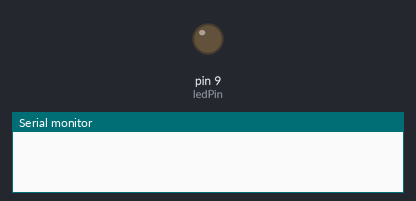
A sketch run on a simulated Arduino Uno, built with avr-gcc and run on an emulated ATmega328P. Shown: output pins drawn as LEDs (lit = HIGH), the last lines printed to the serial monitor.

Above: at 0.05 s.
At 3.7 s:
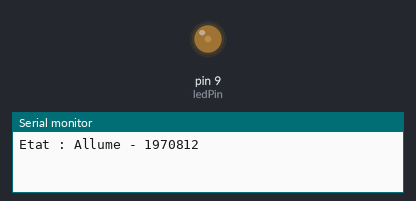
At 4.75 s:
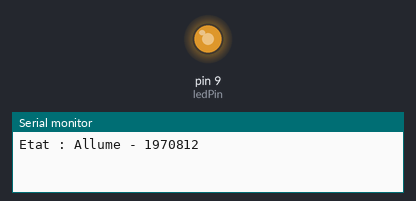
At 5.8 s:
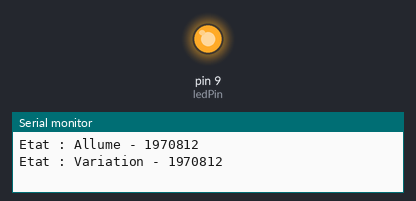
Timing chart, 0 to 8.0 s (numbered marks = the images above):
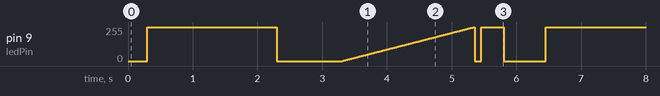

Measured:
- by itself, pin 9 (ledPin): moves between 0/255 and 255/255, repeating every 6.2 s

The sketch:

0SX_labo_01_2026.ino
```cpp
enum EtatAppli {ETAT_ALLUMEETEINT , ETAT_VAR , ETAT_CLIGNE} ;
EtatAppli EtatActuel = ETAT_ALLUMEETEINT;
unsigned long numero_etd = 1970812;
unsigned int ledPin=9;
unsigned int brightness = 0;
unsigned int fadeAmount = 1;
unsigned int maxBright= 255;
unsigned int tempsVar= 2048;
unsigned int delayInit=300;
unsigned int delayAllume= 2000;
unsigned int delayFerme = 1000;
unsigned int delayCligne=350;
unsigned int baud = 9600;
void setup() {
  Serial.begin(baud);
  pinMode(ledPin, OUTPUT);
}


void loop() {
  switch(EtatActuel) {
    case ETAT_ALLUMEETEINT :
      allumeEteint();
      break;
    case ETAT_VAR :
      variation();
      break;
    case ETAT_CLIGNE :
     clignotte();
     break;
  }

}
void allumeEteint(){
  digitalWrite(ledPin, LOW);
  delay(delayInit);

  digitalWrite(ledPin, HIGH);
  delay(delayAllume);

  digitalWrite(ledPin, LOW);
  Serial.println("Etat : Allume - 1970812");
  delay(delayFerme);

  EtatActuel=ETAT_VAR;
}

void variation(){

  brightness = 0;
  while (brightness <= maxBright) {
    analogWrite(ledPin, brightness);
    brightness += fadeAmount;
    delay(tempsVar / maxBright);
  }
  Serial.println("Etat : Variation - 1970812");
  digitalWrite(ledPin,LOW);
  // Pour montrer visuellement une difference entre variation et clignottement.
  unsigned int delayClarete=100;
  delay(delayClarete);
  EtatActuel= ETAT_CLIGNE;
}
void clignotte(){
  // calcul des clignottements = 1 (=ceiling.math(1/2))
  digitalWrite(ledPin, HIGH);
  delay(delayCligne);
  digitalWrite(ledPin, LOW);
  delay(delayCligne);
 Serial.println("Etat : Clignotement - 1970812");
  EtatActuel=ETAT_ALLUMEETEINT;
}
```
